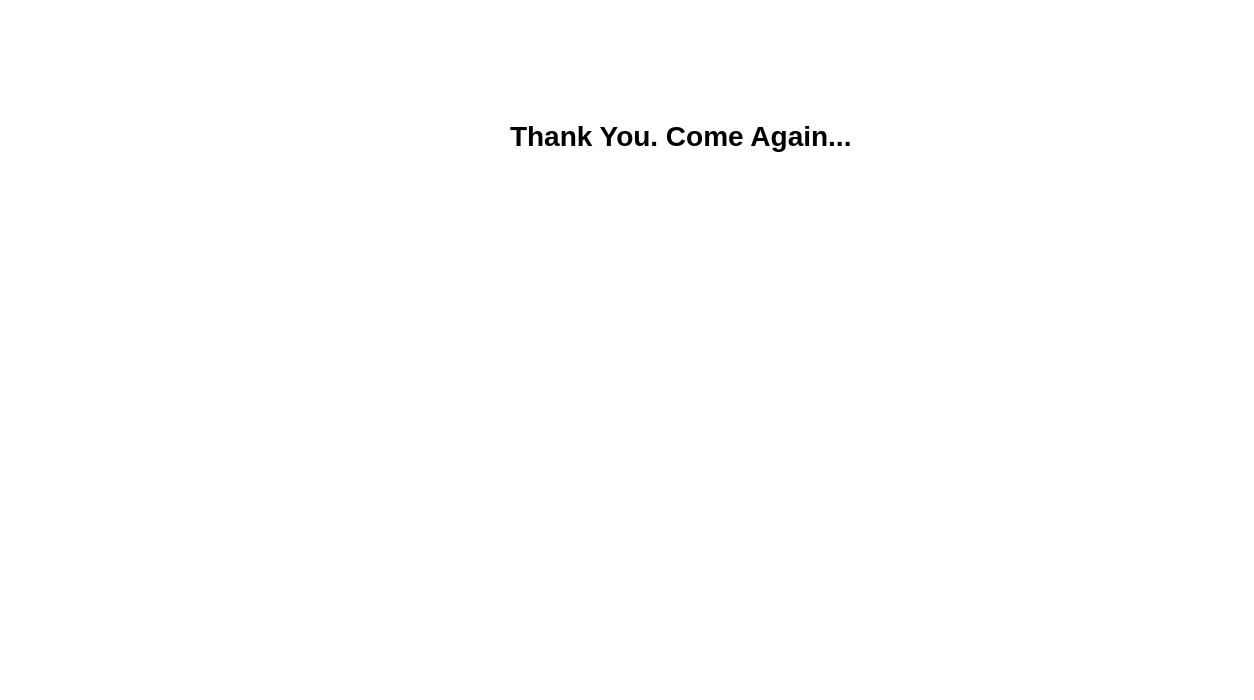
<?xml version="1.0" encoding="UTF-8"?>
<ui version="4.0">
 <class>MainWindow</class>
 <widget class="QMainWindow" name="MainWindow">
  <property name="geometry">
   <rect>
    <x>0</x>
    <y>0</y>
    <width>1254</width>
    <height>700</height>
   </rect>
  </property>
  <property name="windowTitle">
   <string>MainWindow</string>
  </property>
  <property name="styleSheet">
   <string notr="true">background-color: rgb(255, 255, 255);</string>
  </property>
  <widget class="QWidget" name="centralwidget">
   <widget class="QWidget" name="widget" native="true">
    <property name="geometry">
     <rect>
      <x>10</x>
      <y>10</y>
      <width>1200</width>
      <height>650</height>
     </rect>
    </property>
    <widget class="QLabel" name="label">
     <property name="geometry">
      <rect>
       <x>500</x>
       <y>100</y>
       <width>341</width>
       <height>51</height>
      </rect>
     </property>
     <property name="font">
      <font>
       <pointsize>21</pointsize>
       <weight>75</weight>
       <bold>true</bold>
      </font>
     </property>
     <property name="text">
      <string>Thank You. Come Again...</string>
     </property>
    </widget>
    <widget class="QLabel" name="label_2">
     <property name="geometry">
      <rect>
       <x>470</x>
       <y>180</y>
       <width>400</width>
       <height>300</height>
      </rect>
     </property>
     <property name="text">
      <string/>
     </property>
    </widget>
   </widget>
  </widget>
  <widget class="QMenuBar" name="menubar">
   <property name="geometry">
    <rect>
     <x>0</x>
     <y>0</y>
     <width>1254</width>
     <height>28</height>
    </rect>
   </property>
  </widget>
  <widget class="QStatusBar" name="statusbar"/>
 </widget>
 <resources/>
 <connections/>
</ui>
